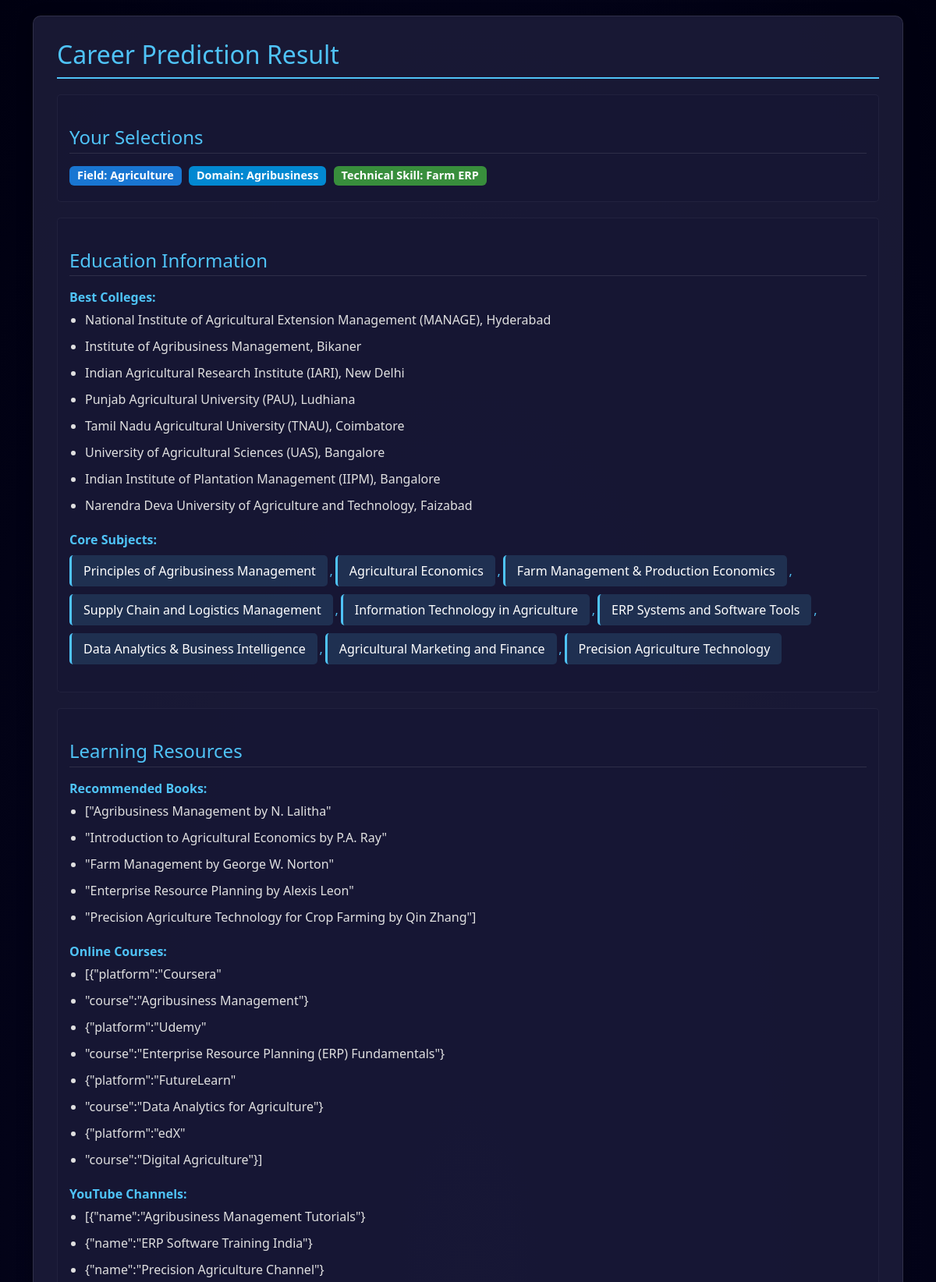
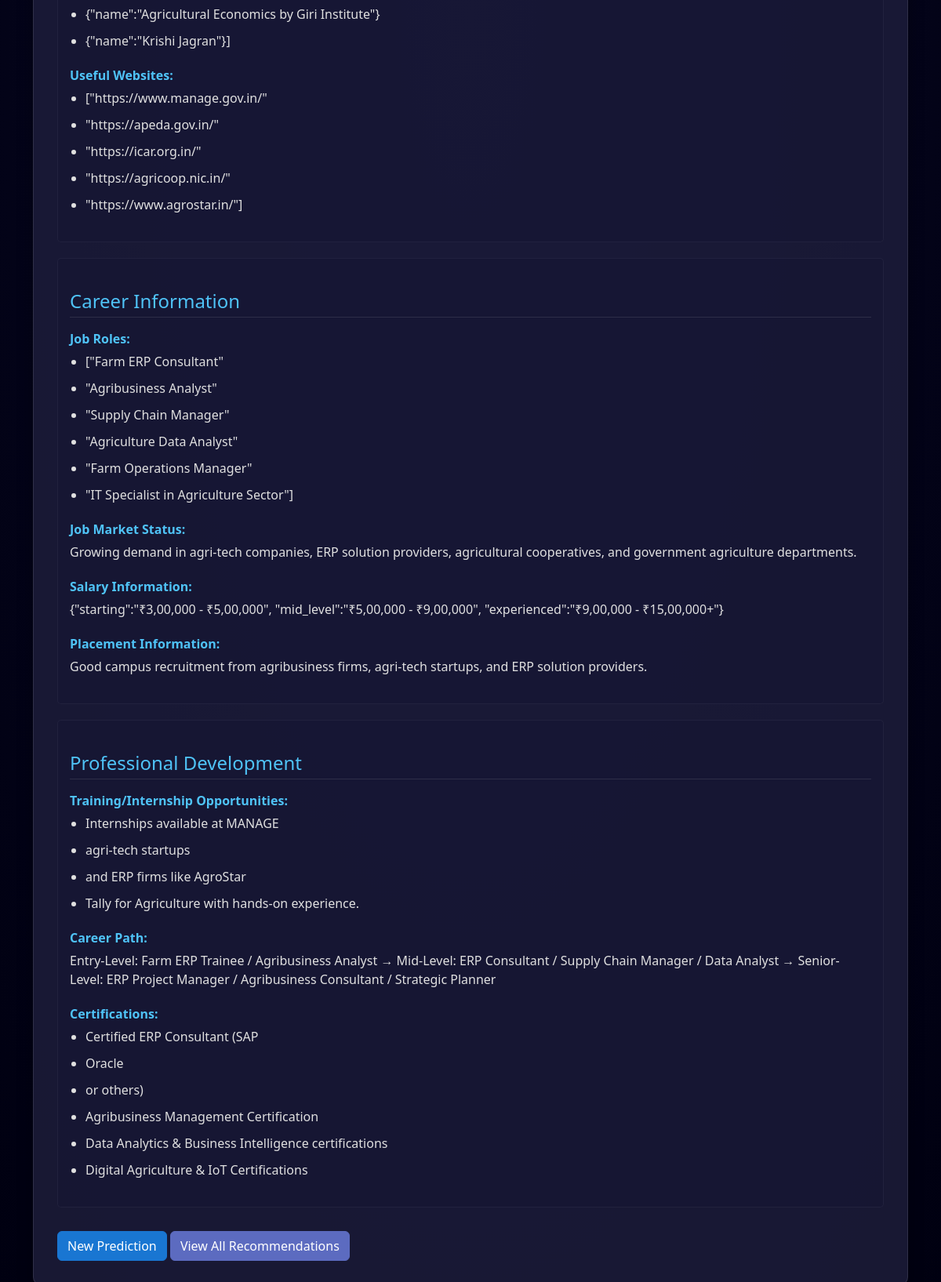
The app's page /Forms/career_display.php?field=Agriculture&domain=Agribusiness&technical_skill=Farm+ERP with its own data (2 pictures, top to bottom).
### tables this page shows
CREATE TABLE `career_recommendation` (
  `field` varchar(100) DEFAULT NULL,
  `domain` varchar(100) DEFAULT NULL,
  `technical_skill` varchar(100) DEFAULT NULL,
  `best_colleges` text DEFAULT NULL,
  `core_subjects` text DEFAULT NULL,
  `recommended_books` text DEFAULT NULL,
  `online_courses` text DEFAULT NULL,
  `youtube_channels` text DEFAULT NULL,
  `websites` text DEFAULT NULL,
  `placement_info` text DEFAULT NULL,
  `job_roles` text DEFAULT NULL,
  `job_status` text DEFAULT NULL,
  `salary_info` text DEFAULT NULL,
  `training_internship` text DEFAULT NULL,
  `career_path` text DEFAULT NULL,
  `certifications` text DEFAULT NULL
);

### Forms/career_display.php (the view, shortened to what this page needs)
<?php
include 'db_connect.php';
$field = $conn->real_escape_string($_GET['field']);
$domain = $conn->real_escape_string($_GET['domain']);
$technical_skill = $conn->real_escape_string($_GET['technical_skill']);
$sql = "SELECT * FROM career_recommendation
        WHERE field = '$field'
        AND domain = '$domain'
        AND technical_skill = '$technical_skill'";
$result = $conn->query($sql);
?>
<!DOCTYPE html>
<html>
<head>
   <link href="https://cdn.jsdelivr.net/npm/bootstrap@5.3.0/dist/css/bootstrap.min.css" rel="stylesheet">
</head>
<body>
   <div class="container">
      <div class="result-card">
         <?php if ($result->num_rows > 0):
            $row = $result->fetch_assoc(); ?>
            <h2>Career Prediction Result</h2>
            <div class="section">
               <h4>Your Selections</h4>
               <div class="comma-list">
                  <span class="badge bg-primary">Field: <?= htmlspecialchars($row['field']) ?></span>
                  <span class="badge bg-info text-white">Domain: <?= htmlspecialchars($row['domain']) ?></span>
                  <span class="badge bg-success">Technical Skill: <?= htmlspecialchars($row['technical_skill']) ?></span>
               </div>
            </div>
            <div class="section">
               <h4>Education Information</h4>
               <div class="info-item">
                  <div class="info-label">Best Colleges:</div>
                  <ul>
                     <?php
                     $colleges = json_decode($row['best_colleges'], true) ?: explode(',', $row['best_colleges']);
                     foreach ($colleges as $college):
                        $college = trim($college);
                        if (!empty($college)):
                           if (preg_match('/(.+)\n\s*-\s*(.+)/', $college, $matches)): ?>
                              <li>
                                 <span class="college-name"><?= htmlspecialchars(trim($matches[1])) ?></span>
                                 <span class="college-location"><?= htmlspecialchars(trim($matches[2])) ?></span>
                              </li>
                           <?php elseif (preg_match('/(.+)\n\s*(.+)/', $college, $matches)): ?>
                              <li>
                                 <span class="college-name"><?= htmlspecialchars(trim($matches[1])) ?></span>
                                 <span class="college-location"><?= htmlspecialchars(trim($matches[2])) ?></span>
                              </li>
                           <?php else: ?>
                              <li><?= htmlspecialchars($college) ?></li>
                           <?php endif;
                        endif;
                     endforeach; ?>
                  </ul>
               </div>
               <div class="info-item">
                  <div class="info-label">Core Subjects:</div>
                  <div class="subject-container">
                     <?php
                     $coreSubjects = $row['core_subjects'];
                     $cleaned = preg_replace('/[\[\]\'"”“]/', '', $coreSubjects);
                     $subjects = preg_split('/\s*,\s*/', $cleaned);
                     foreach ($subjects as $subject):
                        $subject = trim($subject);
                        if (!empty($subject)):
                           ?>
                           <div class="subject-item">
                              <?= htmlspecialchars($subject) ?>
                           </div>
                        <?php endif;
                     endforeach;
                     ?>
                  </div>
               </div>
            </div>
            <div class="section">
               <h4>Learning Resources</h4>
               <div class="info-item">
                  <div class="info-label">Recommended Books:</div>
                  <ul>
                     <?php
                     $books = explode(',', $row['recommended_books']);
                     foreach ($books as $book):
                        if (!empty(trim($book))):
                           ?>
                           <li><?= htmlspecialchars(trim($book)) ?></li>
                        <?php endif;
                     endforeach; ?>
                  </ul>
               </div>
               <div class="info-item">
                  <div class="info-label">Online Courses:</div>
                  <ul>
                     <?php
                     $courses = explode(',', $row['online_courses']);
                     foreach ($courses as $course):
                        if (!empty(trim($course))):
                           ?>
                           <li><?= htmlspecialchars(trim($course)) ?></li>
                        <?php endif;
                     endforeach; ?>
                  </ul>
               </div>
               <div class="info-item">
                  <div class="info-label">YouTube Channels:</div>
                  <ul>
                     <?php
                     $channels = explode(',', $row['youtube_channels']);
                     foreach ($channels as $channel):
                        if (!empty(trim($channel))):
                           ?>
                           <li><?= htmlspecialchars(trim($channel)) ?></li>
                        <?php endif;
                     endforeach; ?>
                  </ul>
               </div>
               <div class="info-item">
                  <div class="info-label">Useful Websites:</div>
                  <ul>
                     <?php
                     $websites = explode(',', $row['websites']);
                     foreach ($websites as $website):
                        if (!empty(trim($website))):
                           ?>
                           <li><?= htmlspecialchars(trim($website)) ?></li>
                        <?php endif;
                     endforeach; ?>
                  </ul>
               </div>
            </div>
            <div class="section">
               <h4>Career Information</h4>
               <div class="info-item">
                  <div class="info-label">Job Roles:</div>
                  <ul>
                     <?php
                     $jobs = explode(',', $row['job_roles']);
                     foreach ($jobs as $job):
                        if (!empty(trim($job))):
                           ?>
                           <li><?= htmlspecialchars(trim($job)) ?></li>
                        <?php endif;
                     endforeach; ?>
                  </ul>
               </div>
               <div class="info-item">
                  <div class="info-label">Job Market Status:</div>
                  <p><?= htmlspecialchars($row['job_status']) ?></p>
               </div>
               <div class="info-item">
                  <div class="info-label">Salary Information:</div>
                  <?php
                  $salaryInfo = $row['salary_info'];
                  if (strpos($salaryInfo, 'Entry-level') !== false || strpos($salaryInfo, 'Mid-career') !== false) {
                     $salaryLines = preg_split('/\r\n|\r|\n/', $salaryInfo);
                     $tableRows = [];
                     foreach ($salaryLines as $line) {
                        $line = trim($line);
                        if (!empty($line)) {
                           if (preg_match('/(.*?):\s*(.*)/', $line, $matches)) {
                              $level = trim($matches[1]);
                              $amount = trim($matches[2]);
                              $tableRows[] = ['level' => $level, 'amount' => $amount];
                           } else {
                              $tableRows[] = ['level' => '', 'amount' => $line];
                           }
                        }
                     }
                     if (!empty($tableRows)) {
                        echo '<table class="salary-table">';
                        echo '<thead><tr><th>Experience Level</th><th>Salary Range</th></tr></thead>';
                        echo '<tbody>';
                        foreach ($tableRows as $row) {
                           echo '<tr>';
                           echo '<td class="salary-level">' . htmlspecialchars($row['level']) . '</td>';
                           echo '<td class="salary-amount">' . htmlspecialchars($row['amount']) . '</td>';
                           echo '</tr>';
                        }
                        echo '</tbody></table>';
                     } else {
                        echo '<p>' . htmlspecialchars($salaryInfo) . '</p>';
                     }
                  } else {
                     echo '<p>' . htmlspecialchars($salaryInfo) . '</p>';
                  }
                  ?>
               </div>
               <div class="info-item">
                  <div class="info-label">Placement Information:</div>
                  <p><?= htmlspecialchars($row['placement_info']) ?></p>
               </div>
            </div>
            <div class="section">
               <h4>Professional Development</h4>
               <div class="info-item">
                  <div class="info-label">Training/Internship Opportunities:</div>
                  <ul>
                     <?php
                     $internships = explode(',', $row['training_internship']);
                     foreach ($internships as $internship):
                        if (!empty(trim($internship))):
                           ?>
                           <li><?= htmlspecialchars(trim($internship)) ?></li>
                        <?php endif;
                     endforeach; ?>
                  </ul>
               </div>
               <div class="info-item">
                  <div class="info-label">Career Path:</div>
                  <p><?= htmlspecialchars($row['career_path']) ?></p>
               </div>
               <div class="info-item">
                  <div class="info-label">Certifications:</div>
                  <ul>
                     <?php
                     $certs = explode(',', $row['certifications']);
                     foreach ($certs as $cert):
                        if (!empty(trim($cert))):
                           ?>
                           <li><?= htmlspecialchars(trim($cert)) ?></li>
                        <?php endif;
                     endforeach; ?>
                  </ul>
               </div>
            </div>
            <div class="nav-links">
               <a href="Form.php" class="btn btn-primary">New Prediction</a>
               <a href="ViewAllRecommendations.php" class="btn btn-secondary">View All Recommendations</a>
            </div>
         <?php endif; ?>
      </div>
   </div>
</body>
</html>

### Forms/career_display.php (style rules this page uses)
body { margin: 0; font-family: 'Segoe UI', sans-serif; background: radial-gradient(ellipse at center, #0a0a2a 0%, #000010 100%); color: white; min-height: 100vh; padding: 20px; }
.result-card { background: rgba(30, 30, 60, 0.8); padding: 30px; border-radius: 10px; box-shadow: 0 4px 20px rgba(0, 0, 0, 0.3); margin-bottom: 30px; border: 1px solid rgba(255, 255, 255, 0.1); }
h2 { color: #4fc3f7; border-bottom: 2px solid #4fc3f7; padding-bottom: 10px; margin-bottom: 20px; }
h4 { color: #4fc3f7; margin-top: 25px; margin-bottom: 15px; padding-bottom: 5px; border-bottom: 1px solid rgba(255, 255, 255, 0.1); }
.info-item { margin-bottom: 20px; }
.info-label { font-weight: bold; color: #4fc3f7; margin-bottom: 5px; display: block; }
.nav-links { margin-top: 30px; position: relative; z-index: 10; }
ul { margin-top: 5px; padding-left: 20px; }
li { margin-bottom: 10px; color: #e0e0e0; }
.badge { font-size: 0.9em; padding: 5px 10px; margin-right: 5px; margin-bottom: 5px; }
.bg-primary { background-color: #1976d2 !important; }
.bg-info { background-color: #0288d1 !important; }
.bg-success { background-color: #388e3c !important; }
.section { background-color: rgba(20, 20, 50, 0.5); padding: 15px; border-radius: 5px; margin-bottom: 20px; border: 1px solid rgba(255, 255, 255, 0.05); }
.subject-container { display: flex; flex-wrap: wrap; gap: 10px; margin-top: 8px; }
.subject-item { background-color: rgba(79, 195, 247, 0.15); padding: 8px 15px; border-radius: 5px; border-left: 3px solid #4fc3f7; position: relative; transition: all 0.3s ease; }
.subject-item::after { content: ","; position: absolute; right: -7px; color: #4fc3f7; }
.subject-item:last-child::after { content: ""; }
.btn-primary { background-color: #1976d2; border-color: #1976d2; }
.btn-secondary { background-color: #5c6bc0; border-color: #5c6bc0; }
p { color: #e0e0e0; }
a { position: relative; z-index: 10; text-decoration: none; }

### records on screen
career_recommendation: field "Agriculture", domain "Agribusiness", technical_skill "Farm ERP", best_colleges "National Institute of Agricultural Extension Management (MANAGE), Hyderabad", best_colleges "Institute of Agribusiness Management, Bikaner", best_colleges "Indian Agricultural Research Institute (IARI), New Delhi", best_colleges "Punjab Agricultural University (PAU), Ludhiana", best_colleges "Tamil Nadu Agricultural University (TNAU), Coimbatore", best_colleges "University of Agricultural Sciences (UAS), Bangalore", best_colleges "Indian Institute of Plantation Management (IIPM), Bangalore", best_colleges "Narendra Deva University of Agriculture and Technology, Faizabad", core_subjects "Principles of Agribusiness Management", core_subjects "Agricultural Economics", core_subjects "Farm Management & Production Economics", core_subjects "Supply Chain and Logistics Management", core_subjects "Information Technology in Agriculture", core_subjects "ERP Systems and Software Tools", core_subjects "Data Analytics & Business Intelligence", core_subjects "Agricultural Marketing and Finance", core_subjects "Precision Agriculture Technology", recommended_books "[\"Agribusiness Management by N. Lalitha\"", recommended_books "\"Introduction to Agricultural Economics by P.A. Ray\"", recommended_books "\"Farm Management by George W. Norton\"", recommended_books "\"Enterprise Resource Planning by Alexis Leon\"", recommended_books "\"Precision Agriculture Technology for Crop Farming by Qin Zhang\"]", online_courses "[{\"platform\":\"Coursera\"", online_courses "\"course\":\"Agribusiness Management\"}", online_courses "{\"platform\":\"Udemy\"", online_courses "\"course\":\"Enterprise Resource Planning (ERP) Fundamentals\"}", online_courses "{\"platform\":\"FutureLearn\"", online_courses "\"course\":\"Data Analytics for Agriculture\"}", online_courses "{\"platform\":\"edX\"", online_courses "\"course\":\"Digital Agriculture\"}]", youtube_channels "[{\"name\":\"Agribusiness Management Tutorials\"}", youtube_channels "{\"name\":\"ERP Software Training India\"}", youtube_channels "{\"name\":\"Precision Agriculture Channel\"}", youtube_channels "{\"name\":\"Agricultural Economics by Giri Institute\"}", youtube_channels "{\"name\":\"Krishi Jagran\"}]", websites "[\"https://www.manage.gov.in/\"", websites "\"https://apeda.gov.in/\"", websites "\"https://icar.org.in/\"", websites "\"https://agricoop.nic.in/\"", websites "\"https://www.agrostar.in/\"]", job_roles "[\"Farm ERP Consultant\"", job_roles "\"Agribusiness Analyst\"", job_roles "\"Supply Chain Manager\"", job_roles "\"Agriculture Data Analyst\"", job_roles "\"Farm Operations Manager\"", job_roles "\"IT Specialist in Agriculture Sector\"]", job_status "Growing demand in agri-tech companies, ERP solution providers, agricultural cooperatives, and government agriculture departments.", salary_info "{\"starting\":\"₹3,00,000 - ₹5,00,000\", \"mid_level\":\"₹5,00,000 - ₹9,00,000\", \"experienced\":\"₹9,00,000 - ₹15,00,000+\"}", placement_info "Good campus recruitment from agribusiness firms, agri-tech startups, and ERP solution providers.", training_internship "Internships available at MANAGE", training_internship "agri-tech startups", training_internship "and ERP firms like AgroStar", training_internship "Tally for Agriculture with hands-on experience.", career_path "Entry-Level: Farm ERP Trainee / Agribusiness Analyst → Mid-Level: ERP Consultant / Supply Chain Manager / Data Analyst → Senior-Level: ERP Project Manager / Agribusiness Consultant / Strategic Planner", certifications "Certified ERP Consultant (SAP", certifications "Oracle", certifications "or others)", certifications "Agribusiness Management Certification", certifications "Data Analytics & Business Intelligence certifications", certifications "Digital Agriculture & IoT Certifications"
